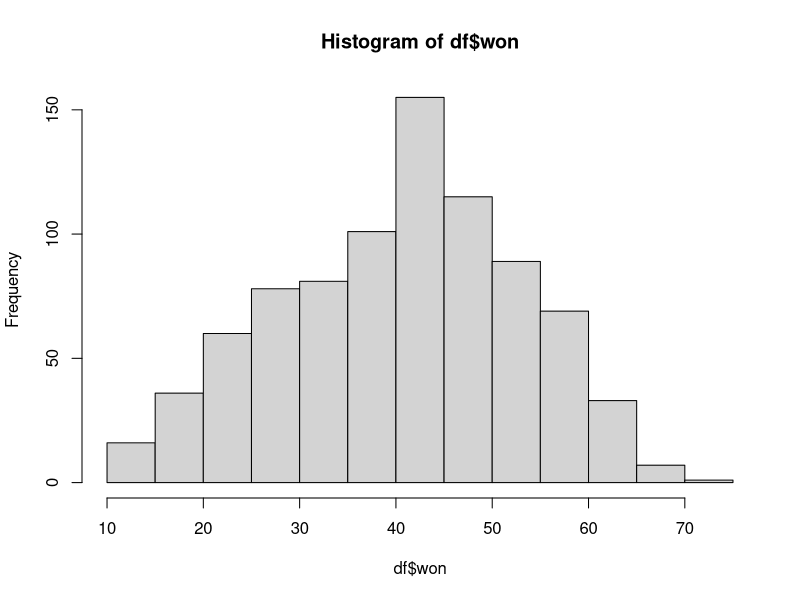
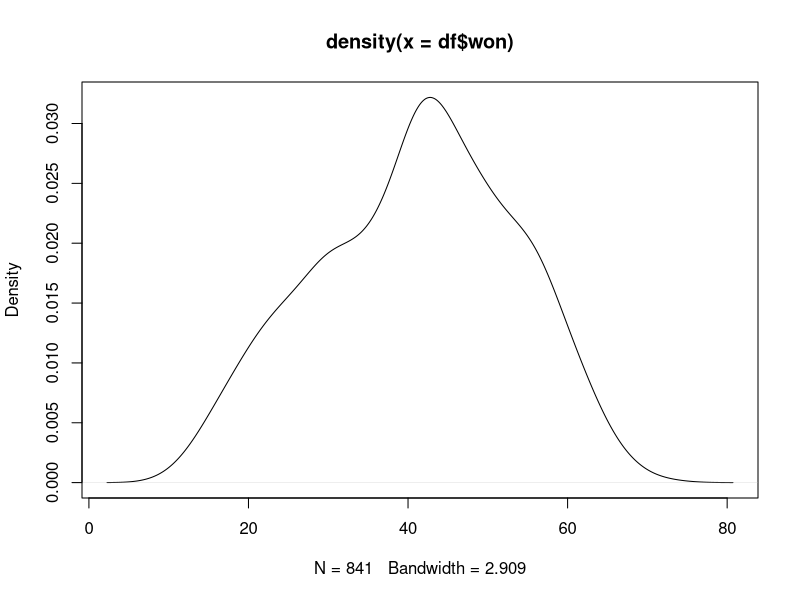

Write the R code that produced these figures, in order. (Note: this script raises an error after producing the figures.)
## ---- chunk 1

knitr::opts_chunk$set(echo = TRUE)

library(here)
knitr::opts_knit$set(root.dir = here("progettoLampedusa", "0_Materiale"))
getwd()

## ---- chunk 2

# INIZIALIZZAZIONE DATI E GRAFICI DATI

dataset <- read.delim("0_Materiale/basketball_teams.txt") # andiamo a leggere il database fornito
FIRST <- 1976 # primo anno del range da considerare per lo studio
LAST <- 2011 # ultimo anno del range da considerare per lo studio

df <- dataset [dataset$lgID=="NBA" & dataset$year >= FIRST & dataset$year <= LAST & dataset$games==82,]

dataset$lgID <- as.factor(dataset$lgID) # perchè mi permettono di poter generare variabili dummy
summary(df)

# DEGUB: VERIFICA VALORI MANCANTI
#sum(is.na(nba_model))
#nba_model[which(complete.cases(nba_model))]

hist(df$won)
plot(density(df$won))

M <- cor(as.matrix(df[, c(11:25, 54)])) # correlation matrix
corrplot(M, method="color", outline = TRUE,type="lower",order = "hclust",
         tl.col="black", tl.srt=45, diag=FALSE,tl.cex = 1,mar=c(0,0,3,0),
         title="Correlation Matrix between Predictor and Outcome variables")

boxplot(df$won ~ df$tmID, las=2)

## ---- chunk 3

# INIZIALIZZAZIONE MODELLO DI REGRESSIONE LINEARE
# """
# o_oreb = palle riprese dopo azione in attacco
# o_dreb = palle perse dopo azione in attacco
# o_reb  = totale rimbalzi in attacco
# d_oreb = palle perse dopo azione subita
# d_dreb = palle riprese dopo azione subita
# d_reb  = totale rimbalzi in difesa

# formula rapporto:
# o_oreb / o_reb

# formula differenza:
# o_oreb - o_dreb

#   (2 * df$o_to * df$d_to) / (df$o_dreb * df$d_oreb)

# MODELLO "L'IMPORTANZA DEI RIMBALZI"

# Formula 1 [Coefficiente di possesso rimbalzi offensivi]:
# - Abbiamo trovato questa formula importante perché rappresenta la capacità della squadra di ripossesso della palla
# dopo un tiro che non va a canestro e colpisce il tabellone

# Formula 2 [Coefficiente di contropiede]:
# - Abbiamo trovato questa formula importante perché rappresenta la capacità della squadra di impossessarsi della 
# palla dopo un tiro sbagliato della squadra avversaria che colpisce il tabellone, che troviamo un buon stimatore
# della capacità di contropiede della squadra

# Formula 3 [Coefficiente ]
# - Abbiamo trovato questa formula importante perché rappresenta il rapporto tra le palle riprese nei rimbalzi (sia
# offensivi che difensivi) rispetto alle palle perse nei rimbalzi (sia offensivi che difensivi). I coefficienti
# sono stati scelti in base a ciò che riteniamo più importante in una partita, ossia la difesa del proprio
# canestro

# Formula 4:
# - Abbiamo trovato questa formula importante perch


df$f1 <- (df$o_oreb)/(df$o_fga-df$o_fgm)
df$f2 <- (df$d_dreb)/(df$d_fga-df$d_fgm)
df$f3 <- (df$o_oreb + 1.5 * df$d_dreb)/(df$o_dreb + 2 * df$d_oreb)
df$f4 <- (df$o_oreb - df$o_dreb) + 1.5 * (df$d_dreb - df$d_oreb)
df$f5 <- (df$d_oreb / df$d_to) / (df$o_dreb / df$o_to)

# Modello di regressione 1
linMod <- lm(won ~ f1 + f2 + f3 + f4 + f5, data = df)
summary (linMod)

plot(linMod)

## ---- chunk 4

# INIZIALIZZAZIONE MODELLO DI REGRESSIONE LINEARE NORMALIZZATO
# in un chunk diverso per minimizzare cpu-time

# Normalizziamo le covariate
df$f1_z <- scale(df$f1)
df$f2_z <- scale(df$f2)
df$f3_z <- scale(df$f3)
df$f4_z <- scale(df$f4)
df$f5_z <- scale(df$f5)
  
# Modello di regressione 2
linModNormalized <- lm(won ~ f1_z + f2_z + f3_z + f4_z + f5_z, data = df)
summary (linModNormalized)

plot(linModNormalized)

## ---- chunk 5

# TEST SUL MODELLO DI REGRESSIONE LINEARE

# Test di homoschedasticita' (Breusch-Pagan test) --> risultato suggerisce omoschedasiticita'
lmtest::bptest(linModNormalized)

# Divisione in Test e Train per evitare che il modello fitti troppo bene sui nostri dati
sample <- sample(c(TRUE, FALSE), nrow(df), replace=TRUE, prob=c(0.7, 0.3))
train  <- df[sample, ]
test   <- df[!sample, ]

m <- lm(won ~ o_canestriSuTotali_z + d_canestriSuTotali_z + d_stoppateSuTiri_z + o_rimbTiriSbagliati_z + d_rimbDef_z, data = train)
summary(m)
